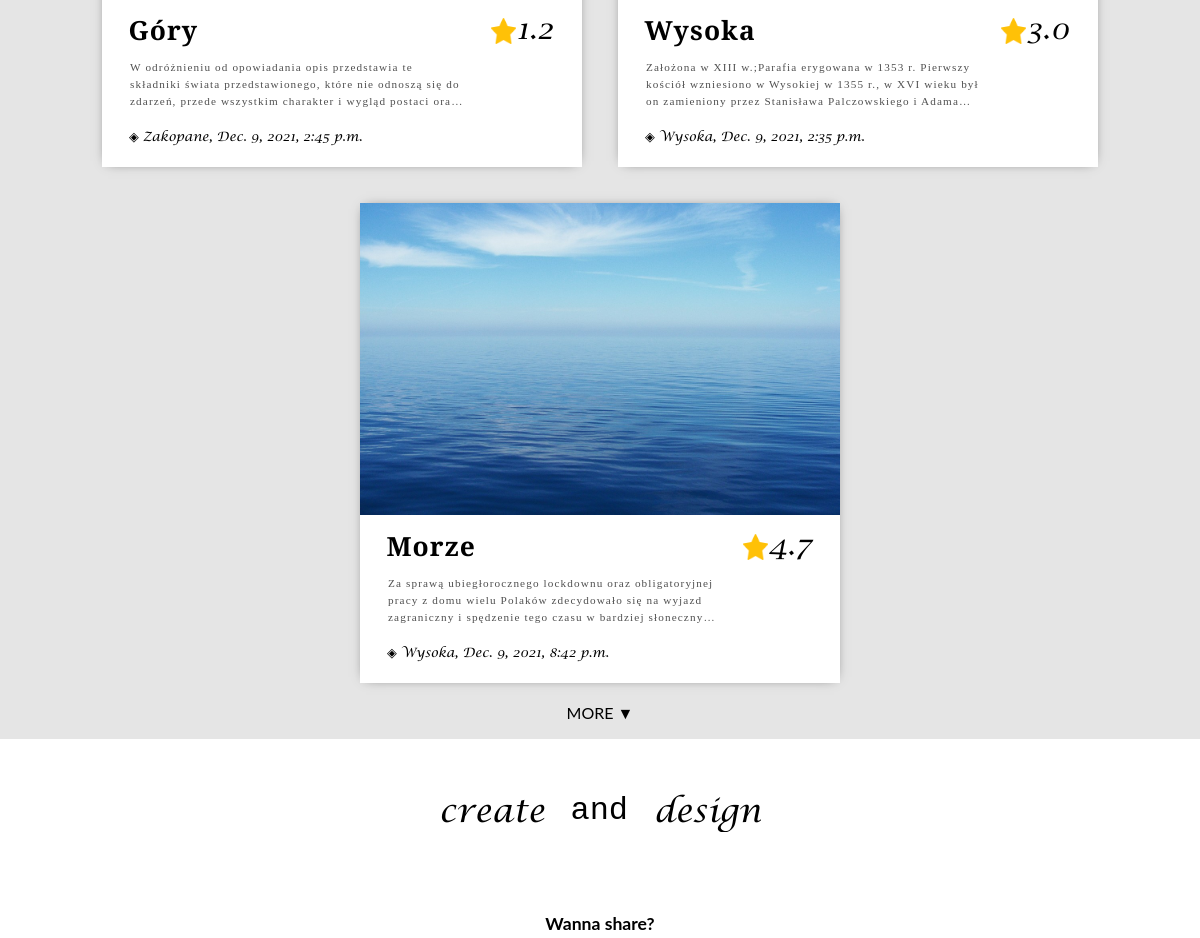
Before: / (middle part) with the older database file.
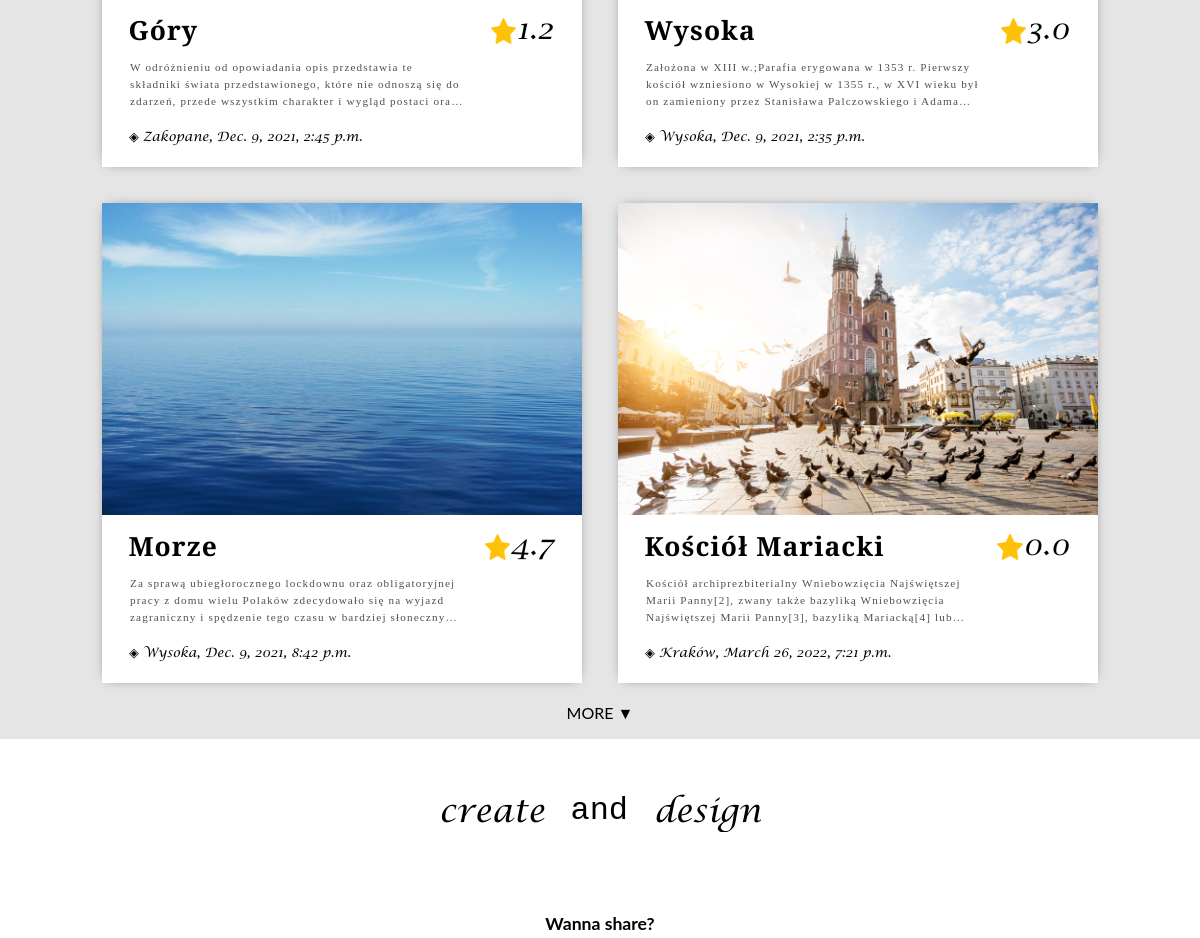
After: the same page with the newer database file.
### places/models.py (models this page shows, shortened)
class Place(models.Model):
    title = models.CharField(max_length=30)
    type = models.CharField(max_length=30, null=True)
    city = models.CharField(max_length=50, null=True)
    address = models.CharField(max_length=200, null=True)
    description = models.CharField(max_length=2000, default='', null=True)
    image = models.ImageField(null=True, blank=True, upload_to="images/")
    rate = models.FloatField(default=0.0, null=True)
    author = models.ForeignKey(User, on_delete=models.CASCADE, default='')
    add_date = models.DateTimeField(default=datetime.now(), blank=True)

### places/views.py (the view)
# urls.py: path('', views.home, name='home'),
def home(request):
    user_selection = request.POST.get('user_select')
    user_localisation = request.POST.get('localisation_text_field')
    if user_localisation is not None:
        if user_selection is not None:
            places = Place.objects.all().filter(city=user_localisation).order_by('-'+user_selection)[:limit]
        else:
            places = Place.objects.all().filter(city=user_localisation)[:limit]
    else:
        if user_selection is not None:
            places = Place.objects.all().order_by('-'+user_selection)[:limit]
        else:
            places = Place.objects.all()[:limit]
    return render(request, "places/home.html", {'places': places})

### places/templates/places/home.html (shortened to what this page needs)
{% extends 'places/base.html' %}
{% load static %}
{% block content %}
    <div id="ranking">
        <div id="trip_field">
            {% for place in places %}
                <div id="trip" class="trip {{ place.id }}">
                    <div class="trip_photo" style="background-image: url( 'media/{{ place.image }}' )"></div>
                    <p class="trip_title">{{ place.title }}</p>
                    <div style="float: right;"> <img src="{% static 'assets/star.png' %}" class="rating_star"> <p class="trip_rate">{{ place.rate }}</p> </div>
                    <p class="trip_txt">{{ place.description|safe }}</p>
                    <p class="trip_date">&#9672; {{place.city}}, {{ place.add_date }}</p>
                </div>
            {% endfor %}
        </div>
        <p class="more_button"><a class="link_eff" href="{% url 'more_button' %}">MORE &#9660;</a></p>
    </div>
    <div id="sharing_title">
        <ol id="title">
            <li class="title">create</li>
            <li class="title">and</li>
            <li class="title">design</li>
        </ol>
    </div>
    <div id="sharing_content">
        <ol class="content">
            <li class="content">Wanna share?</li>
        </ol>
    </div>
{% endblock content %}

Changed rows visible on the page:
added Place: image (picture), title "Kościół Mariacki", rate "0.0", description "Kościół archiprezbiterialny Wniebowzięcia Najświętszej Marii Panny[2], zwany także bazyliką Wniebowzięcia Najświętszej Marii Panny[3], bazyliką Mariacką[4]…", city "Kraków", add_date "March 26, 2022, 7:21 p.m."
